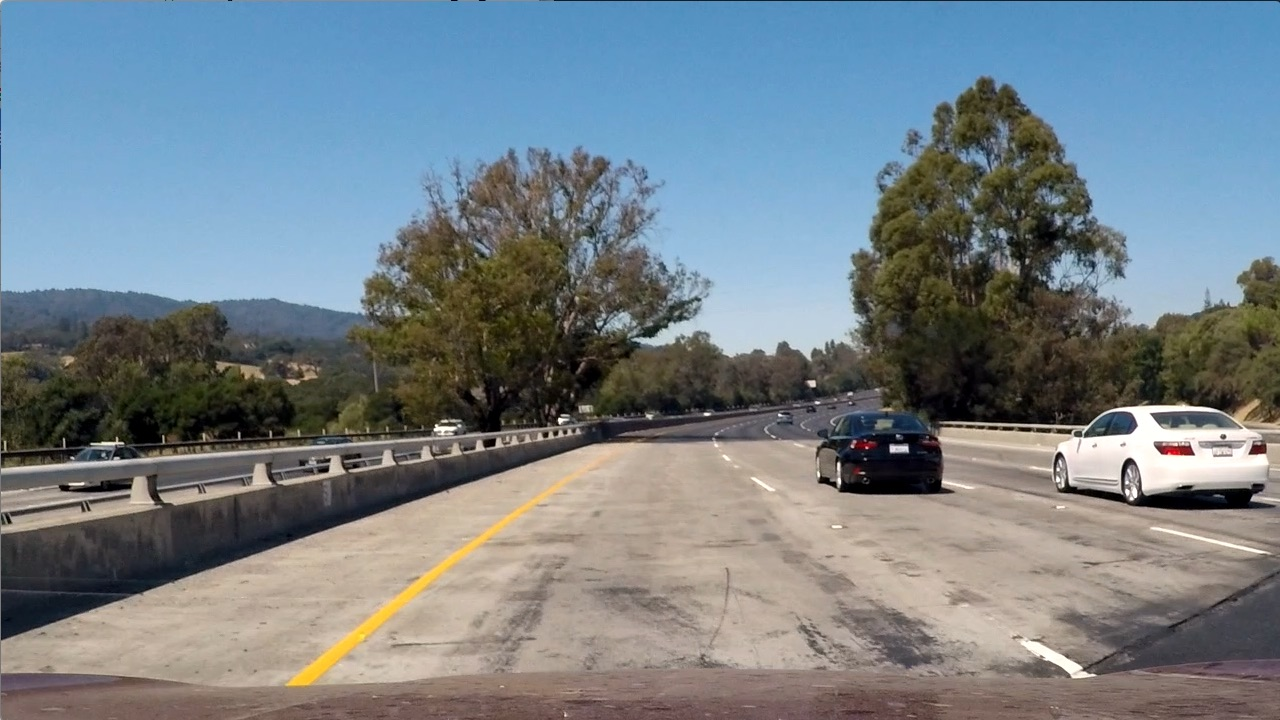
#> input picture test_images/test1.jpg, 1280 x 720 px
$ jupyter execute --allow-errors Lane_and_Vehicle_Detection.ipynb   (shell and % lines are left out)   (Python 2 division)   (older library calls are emulated)
#> lines starting #> are read from the running program, lines starting #| are printed output that depends on the picture; after the words box and inside, x2 and y2 are one past the last pixel; in counts of white or black regions, pixels touching at a corner belong together
# Load the Data

[cell 1]
import matplotlib.image as mpimg
import matplotlib.pyplot as plt
import numpy as np
import cv2
import glob
from skimage.feature import hog

import time
from sklearn.svm import LinearSVC
from sklearn.preprocessing import StandardScaler
from sklearn.model_selection import train_test_split

[cell 2]
# Read in our vehicles and non-vehicles
images = glob.glob('data/*/*/*.png')
cars = []
notcars = []

for image in images:
    if 'non-vehicles' in image :
        notcars.append(image)
    else:
        cars.append(image)

# Functions for vehicle detection

[cell 3]
import matplotlib.image as mpimg
import numpy as np
import cv2
from skimage.feature import hog


# [58 lines left out: functions draw_boxes, convert_color, get_hog_features, bin_spatial, color_hist, not called in this run]

# Define a function to extract features from a list of images
# Have this function call bin_spatial() and color_hist()
def extract_features(imgs, color_space='RGB', spatial_size=(32, 32),
                        hist_bins=32, orient=9,
                        pix_per_cell=8, cell_per_block=2, hog_channel=0,
                        spatial_feat=True, hist_feat=True, hog_feat=True):
    # Create a list to append feature vectors to
    features = []
    # Iterate through the list of images
    for file in imgs:
        file_features = []
        # Read in each one by one
        image = mpimg.imread(file)
        # apply color conversion if other than 'RGB'
        if color_space != 'RGB':
            if color_space == 'HSV':
                feature_image = cv2.cvtColor(image, cv2.COLOR_RGB2HSV)
            elif color_space == 'LUV':
                feature_image = cv2.cvtColor(image, cv2.COLOR_RGB2LUV)
            elif color_space == 'HLS':
                feature_image = cv2.cvtColor(image, cv2.COLOR_RGB2HLS)
            elif color_space == 'YUV':
                feature_image = cv2.cvtColor(image, cv2.COLOR_RGB2YUV)
            elif color_space == 'YCrCb':
                feature_image = cv2.cvtColor(image, cv2.COLOR_RGB2YCrCb)
        else: feature_image = np.copy(image)

        if spatial_feat == True:
            spatial_features = bin_spatial(feature_image, size=spatial_size)
            file_features.append(spatial_features)
        if hist_feat == True:
            # Apply color_hist()
            hist_features = color_hist(feature_image, nbins=hist_bins)
            file_features.append(hist_features)
        if hog_feat == True:
        # Call get_hog_features() with vis=False, feature_vec=True
            if hog_channel == 'ALL':
                hog_features = []
                for channel in range(feature_image.shape[2]):
                    hog_features.append(get_hog_features(feature_image[:,:,channel],
                                        orient, pix_per_cell, cell_per_block,
                                        vis=False, feature_vec=True))
                hog_features = np.ravel(hog_features)
            else:
                hog_features = get_hog_features(feature_image[:,:,hog_channel], orient,
                            pix_per_cell, cell_per_block, vis=False, feature_vec=True)
            # Append the new feature vector to the features list
            file_features.append(hog_features)
        features.append(np.concatenate(file_features))
    # Return list of feature vectors
    return features

[cell 4]
# Define a single function that can extract features using hog sub-sampling and make predictions
# [64 lines left out: function find_cars, not called in this run]

# Functions for Lane Detection

[cell 5]
def abs_sobel_thresh(img, orient='x', sobel_kernel=3,thresh=(0,255)):
    gray = cv2.cvtColor(img, cv2.COLOR_RGB2GRAY)
    sobel = cv2.Sobel(gray, cv2.CV_64F, int(orient=='x'), int(orient!='x'),ksize=sobel_kernel)
    abs_sobel = np.abs(sobel)
    scaled_sobel = np.uint8(255*abs_sobel/np.max(abs_sobel))
    sbinary = np.zeros_like(scaled_sobel)
    sbinary[(scaled_sobel >= thresh[0]) & (scaled_sobel <= thresh[1])] = 1
    return sbinary

# [33 lines left out: functions mag_thresh, dir_threshold, not called in this run]

def hls_select(img, thresh=(0, 255)):
    # 1) Convert to HLS color space
    # 2) Apply a threshold to the S channel
    # 3) Return a binary image of threshold result
    hls = cv2.cvtColor(image, cv2.COLOR_RGB2HLS)
    S = hls[:,:,2]
    binary_output = np.zeros_like(S)
    binary_output[(S > thresh[0]) & (S <= thresh[1])] = 1
    return binary_output

def edge_color_pipeline(img, s_thresh=(170, 255), sx_thresh=(20, 100)):
    img = np.copy(img)

    sx_binary = abs_sobel_thresh(img,orient='x',thresh=sx_thresh)
    s_binary = hls_select(img,s_thresh)

    # Stack each channel
    color_binary = np.dstack(( np.zeros_like(sx_binary), sx_binary, s_binary))

    # Combine the two binary thresholds
    combined_binary = np.zeros_like(sx_binary)
    combined_binary[(s_binary == 1) | (sx_binary == 1)] = 1

    return combined_binary

def warp(img,src,dst) :
    img_size = (img.shape[1],img.shape[0])

    M = cv2.getPerspectiveTransform(np.float32(src), np.float32(dst))
    Minv = cv2.getPerspectiveTransform(np.float32(dst), np.float32(src))
    warped = cv2.warpPerspective(img, M, img_size, flags=cv2.INTER_LINEAR)
    return [warped,M,Minv]

def sliding_window(binary_warped,nwindows=9) :
    # Take a histogram of the bottom half of the image
    histogram = np.sum(binary_warped[binary_warped.shape[0]/2:,:], axis=0)
    # Create an output image to draw on and  visualize the result
    out_img = np.dstack((binary_warped, binary_warped, binary_warped))*255
    # Find the peak of the left and right halves of the histogram

    # These will be the starting point for the left and right lines
    midpoint = np.int(histogram.shape[0]/2)
    leftx_base = np.argmax(histogram[:midpoint])
    rightx_base = np.argmax(histogram[midpoint:]) + midpoint

    # Set height of windows
    window_height = np.int(binary_warped.shape[0]/nwindows)
    # Identify the x and y positions of all nonzero pixels in the image
    nonzero = binary_warped.nonzero()
    nonzeroy = np.array(nonzero[0])
    nonzerox = np.array(nonzero[1])
    # Current positions to be updated for each window
    leftx_current = leftx_base
    rightx_current = rightx_base
    # Set the width of the windows +/- margin
    margin = 80
    # Set minimum number of pixels found to recenter window
    minpix = 50
    # Create empty lists to receive left and right lane pixel indices
    left_lane_inds = []
    right_lane_inds = []

    # Step through the windows one by one
    for window in range(nwindows):
        # Identify window boundaries in x and y (and right and left)
        win_y_low = binary_warped.shape[0] - (window+1)*window_height
        win_y_high = binary_warped.shape[0] - window*window_height
        win_xleft_low = leftx_current - margin
        win_xleft_high = leftx_current + margin
        win_xright_low = rightx_current - margin
        win_xright_high = rightx_current + margin
        # Draw the windows on the visualization image
        cv2.rectangle(out_img,(win_xleft_low,win_y_low),(win_xleft_high,win_y_high),(0,255,0), 2)
        cv2.rectangle(out_img,(win_xright_low,win_y_low),(win_xright_high,win_y_high),(0,255,0), 2)
        # Identify the nonzero pixels in x and y within the window
        good_left_inds = ((nonzeroy >= win_y_low) & (nonzeroy < win_y_high) & (nonzerox >= win_xleft_low) & (nonzerox < win_xleft_high)).nonzero()[0]
        good_right_inds = ((nonzeroy >= win_y_low) & (nonzeroy < win_y_high) & (nonzerox >= win_xright_low) & (nonzerox < win_xright_high)).nonzero()[0]
        # Append these indices to the lists
        left_lane_inds.append(good_left_inds)
        right_lane_inds.append(good_right_inds)
        # If you found > minpix pixels, recenter next window on their mean position
        if len(good_left_inds) > minpix:
            leftx_current = np.int(np.mean(nonzerox[good_left_inds]))
        if len(good_right_inds) > minpix:
            rightx_current = np.int(np.mean(nonzerox[good_right_inds]))

    # Concatenate the arrays of indices
    left_lane_inds = np.concatenate(left_lane_inds)
    right_lane_inds = np.concatenate(right_lane_inds)

    # Extract left and right line pixel positions
    leftx = nonzerox[left_lane_inds]
    lefty = nonzeroy[left_lane_inds]
    rightx = nonzerox[right_lane_inds]
    righty = nonzeroy[right_lane_inds]

    # Fit a second order polynomial to each
    left_fit = np.polyfit(lefty, leftx, 2)
    right_fit = np.polyfit(righty, rightx, 2)

    return [left_fit,right_fit,lefty,righty,leftx,rightx]

# [19 lines left out: function refit_lines_in_roi, not called in this run]

def radius_of_curvature(ploty,left_fit,right_fit,lefty,righty,leftx,rightx) :
    y_eval = np.max(ploty)
    left_curverad = ((1 + (2*left_fit[0]*y_eval + left_fit[1])**2)**1.5) / np.absolute(2*left_fit[0])
    right_curverad = ((1 + (2*right_fit[0]*y_eval + right_fit[1])**2)**1.5) / np.absolute(2*right_fit[0])

    # Define conversions in x and y from pixels space to meters
    ym_per_pix = 30/720 # meters per pixel in y dimension
    xm_per_pix = 3.7/700 # meters per pixel in x dimension

    # Fit new polynomials to x,y in world space
    left_fit_cr = np.polyfit(lefty*ym_per_pix, leftx*xm_per_pix, 2)
    right_fit_cr = np.polyfit(righty*ym_per_pix, rightx*xm_per_pix, 2)
    # Calculate the new radii of curvature
    left_curverad = ((1 + (2*left_fit_cr[0]*y_eval*ym_per_pix + left_fit_cr[1])**2)**1.5) / np.absolute(2*left_fit_cr[0])
    right_curverad = ((1 + (2*right_fit_cr[0]*y_eval*ym_per_pix + right_fit_cr[1])**2)**1.5) / np.absolute(2*right_fit_cr[0])

    return ((left_curverad + right_curverad) / 2.0)


a = 0
left_fit = None
right_fit = None
leftx = None
rightx = None
lefty = None
righty = None

image = mpimg.imread('test_images/test1.jpg')
#> image is the input picture: shape (720, 1280, 3); mean R, G, B 117.5, 128.7, 135.5

src = ((195, image.shape[0]),
            (1090, image.shape[0]),
            (705, 465),
            (575, 465))

dst = ((295, image.shape[0]),
            (990, image.shape[0]),
            (990, 0),
            (295, 0))


def lane_detect_pipeline(image) :
    thresh_img = edge_color_pipeline(image,s_thresh=(160,255))
    warped_image,M,Minv = warp(thresh_img,src,dst)
    global a
    global left_fit,right_fit,leftx,rightx,lefty,righty
    if a == 0 :
        left_fit,right_fit,lefty,righty,leftx,rightx = sliding_window(warped_image,20)
        a = 1
    else :
        left_fit,right_fit,lefty,righty,leftx,rightx = refit_lines_in_roi(warped_image,left_fit,right_fit)

    binary_warped = warped_image
    ploty = np.linspace(0, binary_warped.shape[0]-1, binary_warped.shape[0] )
    radius = radius_of_curvature(ploty,left_fit,right_fit,lefty,righty,leftx,rightx)

    left_fitx = left_fit[0]*ploty**2 + left_fit[1]*ploty + left_fit[2]
    right_fitx = right_fit[0]*ploty**2 + right_fit[1]*ploty + right_fit[2]

    # Create an image to draw the lines on
    warp_zero = np.zeros_like(binary_warped).astype(np.uint8)
    color_warp = np.dstack((warp_zero, warp_zero, warp_zero))

    # Recast the x and y points into usable format for cv2.fillPoly()
    pts_left = np.array([np.transpose(np.vstack([left_fitx, ploty]))])
    pts_right = np.array([np.flipud(np.transpose(np.vstack([right_fitx, ploty])))])
    pts = np.hstack((pts_left, pts_right))

    # Draw the lane onto the warped blank image
    cv2.fillPoly(color_warp, np.int_([pts]), (0,255, 0))

    # Warp the blank back to original image space using inverse perspective matrix (Minv)
    newwarp = cv2.warpPerspective(color_warp, Minv, (image.shape[1], image.shape[0]))
    # Combine the result with the original image
    result = cv2.addWeighted(image, 1, newwarp, 0.3, 0)

    font = cv2.FONT_HERSHEY_SIMPLEX

    return result

# Data Set Exploration

[cell 6]
print("Number of Car Images : ",len(cars))
print("Number of Non-Car Images",len(notcars))

[cell 7]
import random
import matplotlib.image as mpimg
index = random.randint(0,len(cars))
#> (the rest of this cell did not finish here and is left out)

# HOG Feature Extraction and Visualization

[cell 8]
orient = 9  # HOG orientations
pix_per_cell = 8 # HOG pixels per cell
cell_per_block = 2 # HOG cells per block
index = random.randint(0,len(cars))
#> (the rest of this cell did not finish here and is left out)

[cell 9]
index = random.randint(0,len(notcars))
#> (the rest of this cell did not finish here and is left out)

# Training of SVM Classifier

[cell 10]
color_space = 'YCrCb' # Can be RGB, HSV, LUV, HLS, YUV, YCrCb
orient = 9  # HOG orientations
pix_per_cell = 8 # HOG pixels per cell
cell_per_block = 2 # HOG cells per block
hog_channel = "ALL"  # Can be 0, 1, 2, or "ALL"
spatial_size = (16, 16) # Spatial binning dimensions
hist_bins = 16    # Number of histogram bins
spatial_feat = True # Spatial features on or off
hist_feat = True # Histogram features on or off
hog_feat = True # HOG features on or off
y_start_stop = [450, 650] # Min and max in y to search in slide_window()

car_features = extract_features(cars, color_space=color_space,
                        spatial_size=spatial_size, hist_bins=hist_bins,
                        orient=orient, pix_per_cell=pix_per_cell,
                        cell_per_block=cell_per_block,
                        hog_channel=hog_channel, spatial_feat=spatial_feat,
                        hist_feat=hist_feat, hog_feat=hog_feat)
notcar_features = extract_features(notcars, color_space=color_space,
                        spatial_size=spatial_size, hist_bins=hist_bins,
                        orient=orient, pix_per_cell=pix_per_cell,
                        cell_per_block=cell_per_block,
                        hog_channel=hog_channel, spatial_feat=spatial_feat,
                        hist_feat=hist_feat, hog_feat=hog_feat)

X = np.vstack((car_features, notcar_features)).astype(np.float64)
# Fit a per-column scaler
#> (the rest of this cell did not finish here and is left out)

[cell 11]
color_space = 'YCrCb' # Can be RGB, HSV, LUV, HLS, YUV, YCrCb
orient = 9  # HOG orientations
pix_per_cell = 8 # HOG pixels per cell
cell_per_block = 2 # HOG cells per block
hog_channel = "ALL"  # Can be 0, 1, 2, or "ALL"
spatial_size = (16, 16) # Spatial binning dimensions
hist_bins = 16    # Number of histogram bins
ystart = 400
ystop = 656
scale = 2.0
img = mpimg.imread('test_images/test6.jpg')
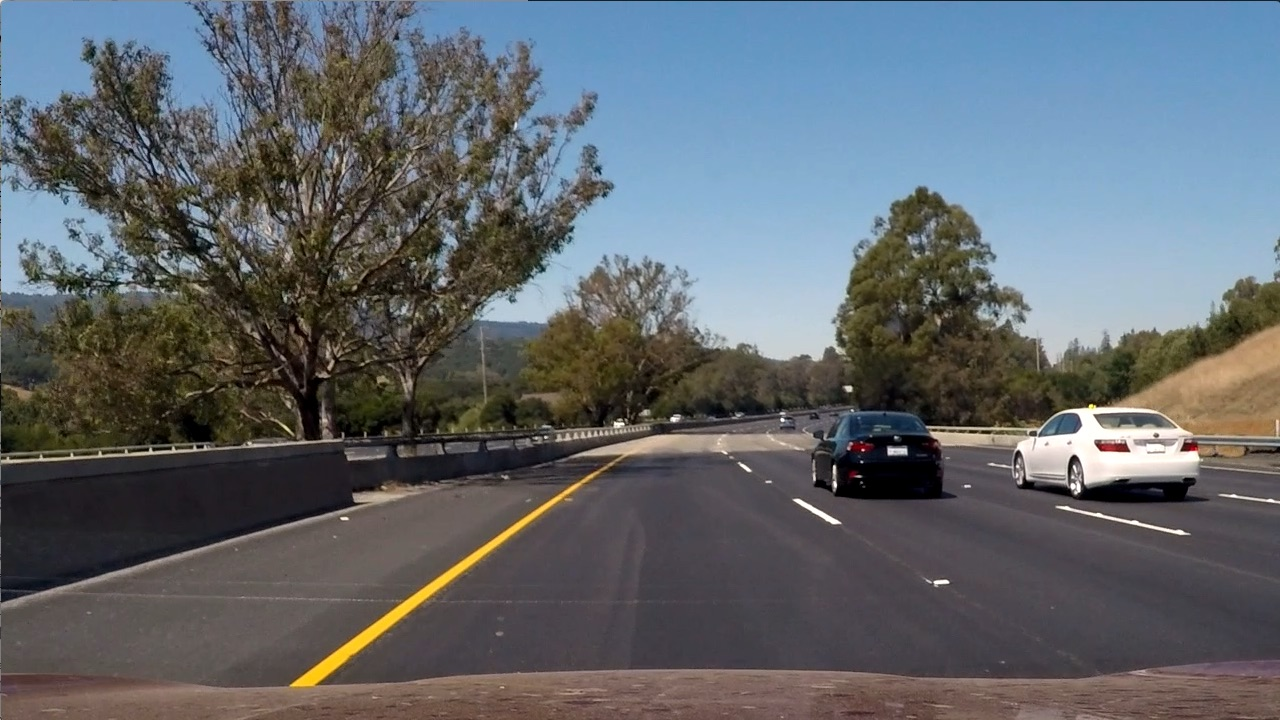
#> input picture test_images/test6.jpg, 1280 x 720 px
#> img is the input picture: shape (720, 1280, 3); mean R, G, B 97, 102.6, 107.9
out_img = np.copy(img)
bboxes = []
#> (the rest of this cell did not finish here and is left out)

[cell 12]
mpimg.imsave("output_images/sliding_window_test6.jpg",out_img)

[cell 13]
def add_heat(heatmap, bbox_list):
    # Iterate through list of bboxes
    for box in bbox_list:
        # Add += 1 for all pixels inside each bbox
        # Assuming each "box" takes the form ((x1, y1), (x2, y2))
        heatmap[box[0][1]:box[1][1], box[0][0]:box[1][0]] += 1
#> heatmap: shape (720, 1280) float64; every value is 0

    # Return updated heatmap
    return heatmap

def apply_threshold(heatmap, threshold):
    # Zero out pixels below the threshold
    heatmap[heatmap <= threshold] = 0
    # Return thresholded map
    return heatmap

def draw_labeled_bboxes(img, labels):
    # Iterate through all detected cars
    for car_number in range(1, labels[1]+1):
        # Find pixels with each car_number label value
        nonzero = (labels[0] == car_number).nonzero()
        # Identify x and y values of those pixels
        nonzeroy = np.array(nonzero[0])
        nonzerox = np.array(nonzero[1])
        # Define a bounding box based on min/max x and y
        bbox = ((np.min(nonzerox), np.min(nonzeroy)), (np.max(nonzerox), np.max(nonzeroy)))
        # Draw the box on the image
        cv2.rectangle(img, bbox[0], bbox[1], (0,0,255), 6)
    # Return the image
    return img

[cell 14]
from scipy.ndimage.measurements import label

image = np.copy(img)
heat = np.zeros_like(image[:,:,0]).astype(np.float)
# Add heat to each box in box list
heat = add_heat(heat,bboxes)

# Apply threshold to help remove false positives
heat = apply_threshold(heat,4.0)

# Visualize the heatmap when displaying
heatmap = np.clip(heat, 0, 255)

# Find final boxes from heatmap using label function
labels = label(heatmap)
draw_img = draw_labeled_bboxes(np.copy(image), labels)
print(labels)
#> (printed output is left out)

[cell 15]
plt.imshow(draw_img)

[cell 16]
fig = plt.figure()
plt.subplot(121)
plt.imshow(draw_img)
plt.title('Car Positions')
plt.subplot(122)
plt.imshow(heatmap, cmap='hot')
plt.title('Heat Map')
fig.tight_layout()

[cell 17]
mpimg.imsave("output_images/final_test6.jpg",draw_img)
mpimg.imsave("output_images/heatmap_test6.jpg",heatmap)

[cell 18]
def video_pipeline(img) :

    img = lane_detect_pipeline(img)
#> in edge_color_pipeline, `sx_binary = abs_sobel_thresh(img,orient='x',thresh=sx_thresh)`:
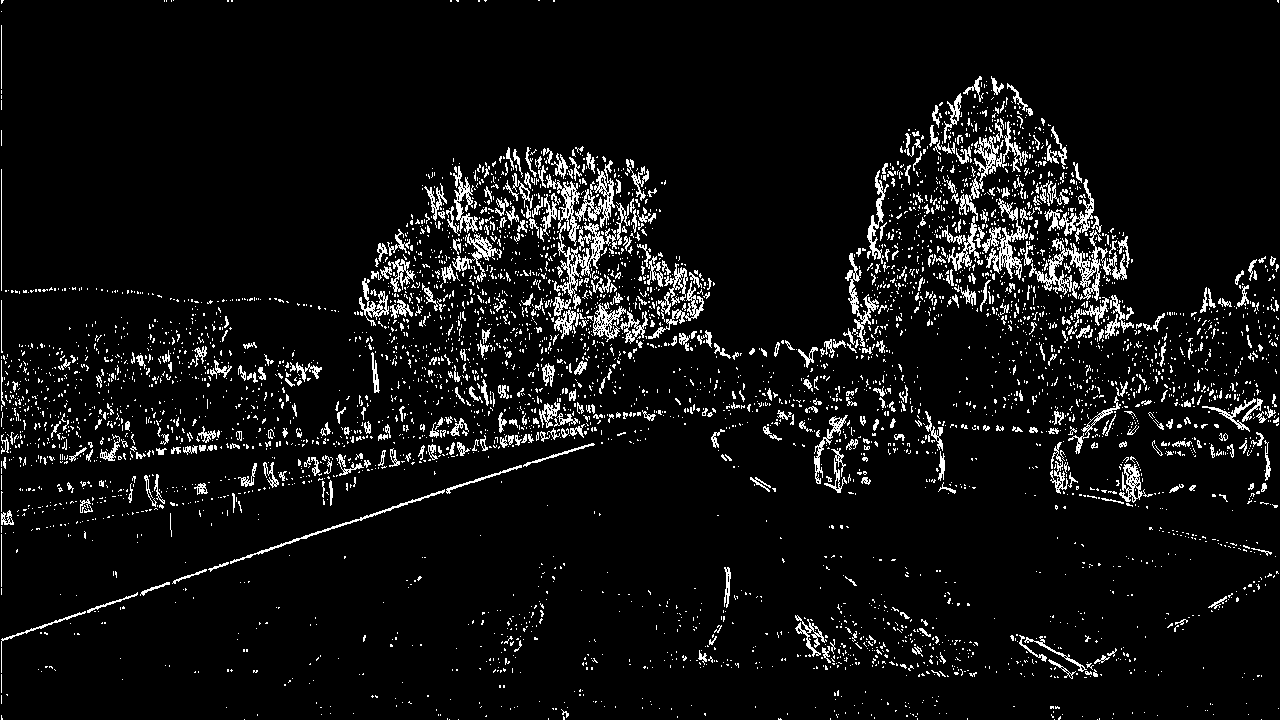
#> sx_binary: shape (720, 1280); values 0 (black) and 1 (white), 6.6% white in thin lines or dots
#> in hls_select, `S = hls[:,:,2]`:
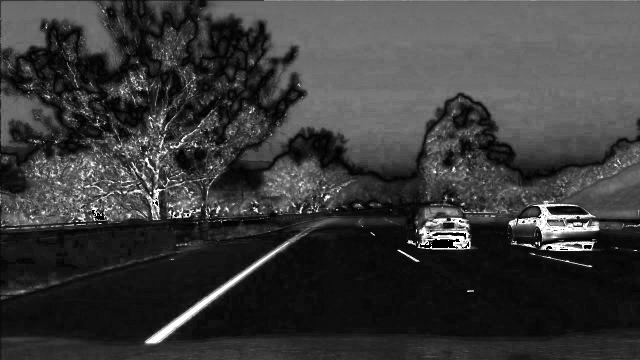
#> S: shape (720, 1280) (shown at 1/2 size); min 0, max 255, mean 57.5
#> in edge_color_pipeline, `s_binary = hls_select(img,s_thresh)`:
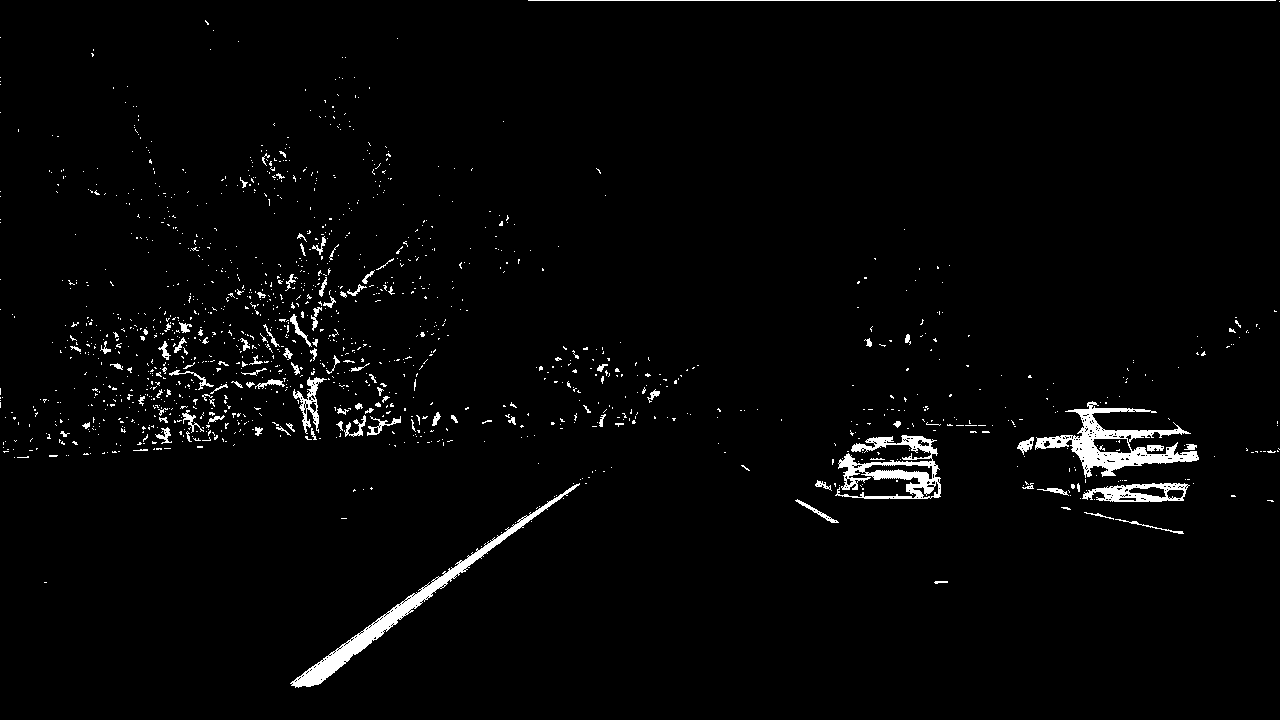
#> s_binary: shape (720, 1280); values 0 (black) and 1 (white), 2.3% white; 1391 white regions (1284 under 20 px), largest, box (x1, y1, x2, y2) and area: (1035, 401, 1199, 478) 3641, (290, 483, 580, 688) 3570, (835, 435, 941, 499) 2728
#> (the rest of the program and of its run is left out)
